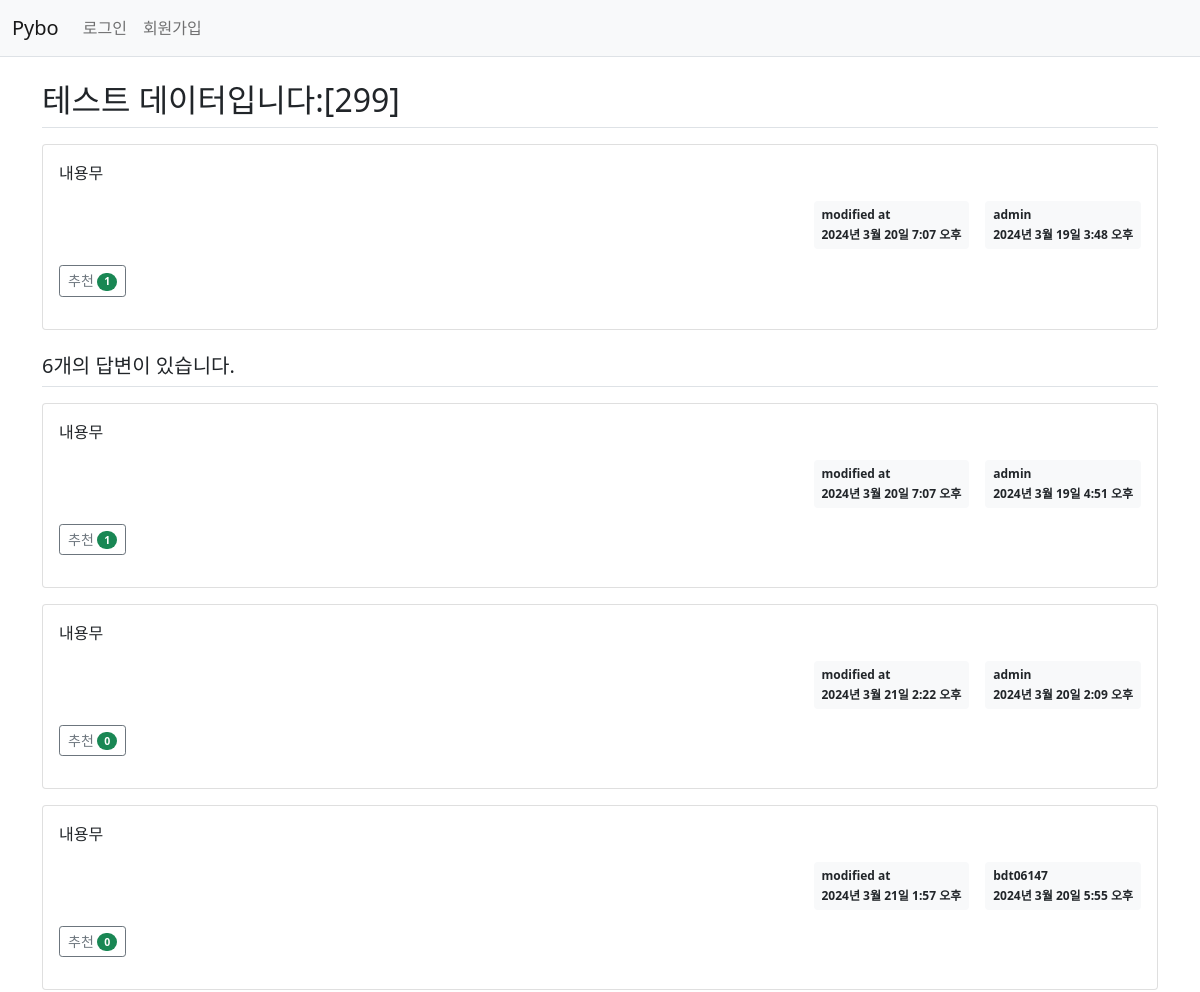
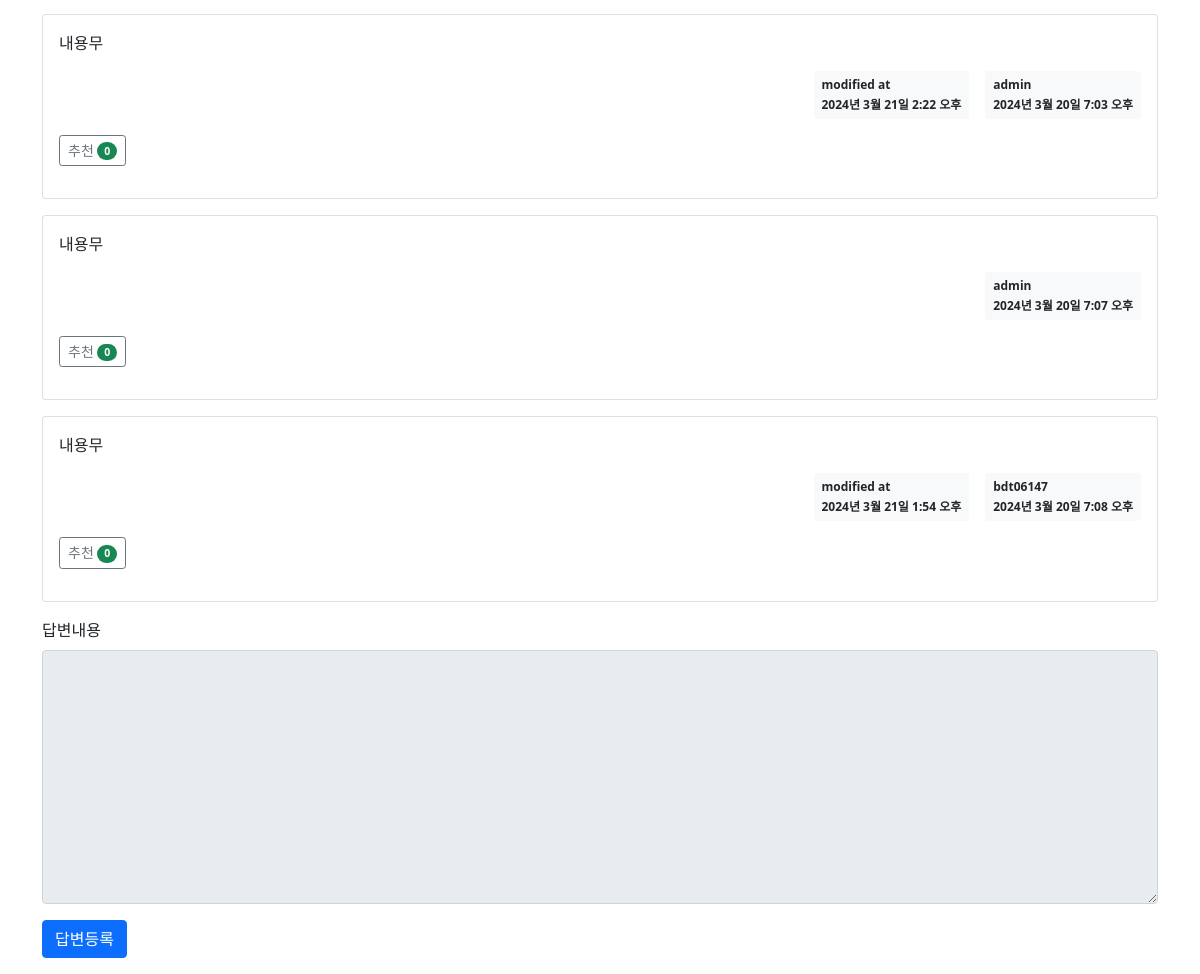
The page /pybo/303/ on the database its author committed (2 pictures, top to bottom).
### pybo/models.py (models this page shows, shortened)
class Question(models.Model):
    author = models.ForeignKey(User, on_delete=models.CASCADE, related_name='author_question')
    subject = models.CharField(max_length=200)
    content = models.TextField()
    create_date = models.DateTimeField()
    modify_date = models.DateTimeField(null=True, blank=True)
    voter = models.ManyToManyField(User, related_name='voter_question')  # 추천인 추가

class Answer(models.Model):
    author = models.ForeignKey(User, on_delete=models.CASCADE, related_name='author_answer')
    question = models.ForeignKey(Question, on_delete=models.CASCADE)
    content = models.TextField()
    create_date = models.DateTimeField()
    modify_date = models.DateTimeField(null=True, blank=True)
    voter = models.ManyToManyField(User, related_name='voter_answer')

### pybo/views/base_views.py (the view)
def detail(request, question_id):
    question = get_object_or_404(Question, pk=question_id)
    context = {'question': question}
    return render(request, 'pybo/question_detail.html', context)

### pybo/templatetags/pybo_filter.py (called while the page is built)
@register.filter
def mark(value):
    extensions = ["nl2br", "fenced_code"]
    return mark_safe(markdown.markdown(value, extensions=extensions))

### templates/pybo/question_detail.html (shortened to what this page needs)
{% extends 'base.html' %}
{% load pybo_filter %}
{% block content %}
<div class="container my-3">
    <h2 class="border-bottom py-2">{{ question.subject }}</h2>
    <div class="card my-3">
        <div class="card-body">
            <div class="card-text">{{ question.content|mark }}</div>
            <div class="d-flex justify-content-end">
                {% if question.modify_date %}
                <div class="badge bg-light text-dark p-2 text-start mx-3">
                    <div class="mb-2">modified at</div>
                    <div>{{ question.modify_date }}</div>
                </div>
                {% endif %}
                <div class="badge bg-light text-dark p-2 text-start">
                    <div class="mb-2">{{ question.author.username }}</div>
                    <div>{{ question.create_date }}</div>
                </div>
            </div>
            <div class="my-3">
                <a href="javascript:void(0)" data-uri="{% url 'pybo:question_vote' question.id  %}"
               class="recommend btn btn-sm btn-outline-secondary"> 추천
                <span class="badge rounded-pill bg-success">{{question.voter.count}}</span>
                </a>
            </div>
        </div>
    </div>
    <h5 class="border-bottom my-3 py-2">{{question.answer_set.count}}개의 답변이 있습니다.</h5>
    {% for answer in question.answer_set.all %}
    <div class="card my-3">
        <div class="card-body">
            <div class="card-text">{{ question.content|mark }}</div>
            <div class="d-flex justify-content-end">
                {% if answer.modify_date %}
                <div class="badge bg-light text-dark p-2 text-start mx-3">
                    <div class="mb-2">modified at</div>
                    <div>{{ answer.modify_date }}</div>
                </div>
                {% endif %}
                <div class="badge bg-light text-dark p-2 text-start">
                    <div class="mb-2">{{ answer.author.username }}</div>
                    <div>{{ answer.create_date }}</div>
                </div>
            </div>
            <div class="my-3">
                <a href="javascript:void(0)" data-uri="{% url 'pybo:answer_vote' answer.id  %}"
                  class="recommend btn btn-sm btn-outline-secondary"> 추천
                <span class="badge rounded-pill bg-success">{{answer.voter.count}}</span>
                </a>
            </div>
        </div>
    </div>
    {% endfor %}
    <form action="{% url 'pybo:answer_create' question.id %}" method="post" class="my-3">
        <div class="mb-3">
            <label for="content" class="form-label">답변내용</label>
            <textarea {% if not user.is_authenticated %}disabled{% endif %} name="content" id="content" class="form-control" rows="10"></textarea>
        </div>
        <input type="submit" value="답변등록" class="btn btn-primary">
    </form>
</div>
{% endblock %}

### rows shown on the page
Question: subject "테스트 데이터입니다:[299]", content|mark "내용무", modify_date "2024년 3월 20일 7:07 오후", author.username "admin", create_date "2024년 3월 19일 3:48 오후", voter.count "1", answer_set.count "6"
Answer: modify_date "2024년 3월 20일 7:07 오후", author.username "admin", create_date "2024년 3월 19일 4:51 오후", voter.count "1"
Answer: modify_date "2024년 3월 21일 2:22 오후", author.username "admin", create_date "2024년 3월 20일 2:09 오후", voter.count "0"
Answer: modify_date "2024년 3월 21일 1:57 오후", author.username "bdt06147", create_date "2024년 3월 20일 5:55 오후", voter.count "0"
Answer: modify_date "2024년 3월 21일 2:22 오후", author.username "admin", create_date "2024년 3월 20일 7:03 오후", voter.count "0"
Answer: author.username "admin", create_date "2024년 3월 20일 7:07 오후", voter.count "0"
Answer: modify_date "2024년 3월 21일 1:54 오후", author.username "bdt06147", create_date "2024년 3월 20일 7:08 오후", voter.count "0"
